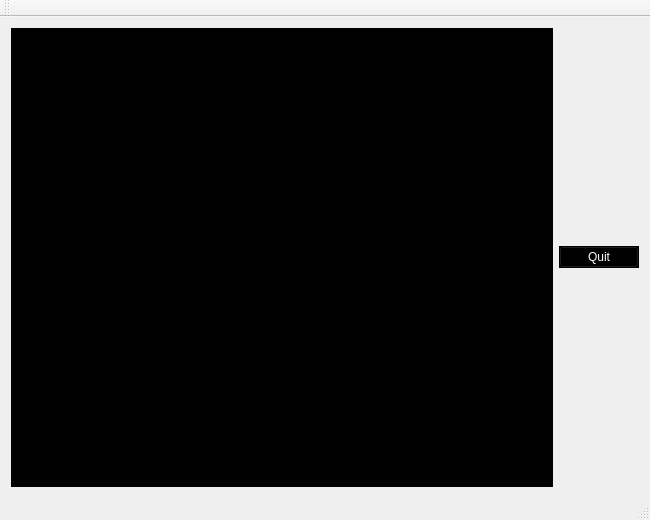
<?xml version="1.0" encoding="UTF-8"?>
<ui version="4.0">
 <class>MainWindow</class>
 <widget class="QMainWindow" name="MainWindow">
  <property name="geometry">
   <rect>
    <x>0</x>
    <y>0</y>
    <width>650</width>
    <height>520</height>
   </rect>
  </property>
  <property name="windowTitle">
   <string>MainWindow</string>
  </property>
  <property name="autoFillBackground">
   <bool>true</bool>
  </property>
  <widget class="QWidget" name="centralWidget">
   <layout class="QHBoxLayout" name="horizontalLayout">
    <item>
     <widget class="MyPanelOpenGL" name="panelGL" native="true">
      <property name="sizePolicy">
       <sizepolicy hsizetype="Expanding" vsizetype="Expanding">
        <horstretch>0</horstretch>
        <verstretch>0</verstretch>
       </sizepolicy>
      </property>
      <property name="palette">
       <palette>
        <active>
         <colorrole role="WindowText">
          <brush brushstyle="SolidPattern">
           <color alpha="255">
            <red>255</red>
            <green>255</green>
            <blue>255</blue>
           </color>
          </brush>
         </colorrole>
         <colorrole role="Button">
          <brush brushstyle="SolidPattern">
           <color alpha="255">
            <red>0</red>
            <green>0</green>
            <blue>0</blue>
           </color>
          </brush>
         </colorrole>
         <colorrole role="Light">
          <brush brushstyle="SolidPattern">
           <color alpha="255">
            <red>0</red>
            <green>0</green>
            <blue>0</blue>
           </color>
          </brush>
         </colorrole>
         <colorrole role="Midlight">
          <brush brushstyle="SolidPattern">
           <color alpha="255">
            <red>0</red>
            <green>0</green>
            <blue>0</blue>
           </color>
          </brush>
         </colorrole>
         <colorrole role="Dark">
          <brush brushstyle="SolidPattern">
           <color alpha="255">
            <red>0</red>
            <green>0</green>
            <blue>0</blue>
           </color>
          </brush>
         </colorrole>
         <colorrole role="Mid">
          <brush brushstyle="SolidPattern">
           <color alpha="255">
            <red>0</red>
            <green>0</green>
            <blue>0</blue>
           </color>
          </brush>
         </colorrole>
         <colorrole role="Text">
          <brush brushstyle="SolidPattern">
           <color alpha="255">
            <red>255</red>
            <green>255</green>
            <blue>255</blue>
           </color>
          </brush>
         </colorrole>
         <colorrole role="BrightText">
          <brush brushstyle="SolidPattern">
           <color alpha="255">
            <red>255</red>
            <green>255</green>
            <blue>255</blue>
           </color>
          </brush>
         </colorrole>
         <colorrole role="ButtonText">
          <brush brushstyle="SolidPattern">
           <color alpha="255">
            <red>255</red>
            <green>255</green>
            <blue>255</blue>
           </color>
          </brush>
         </colorrole>
         <colorrole role="Base">
          <brush brushstyle="SolidPattern">
           <color alpha="255">
            <red>0</red>
            <green>0</green>
            <blue>0</blue>
           </color>
          </brush>
         </colorrole>
         <colorrole role="Window">
          <brush brushstyle="SolidPattern">
           <color alpha="255">
            <red>0</red>
            <green>0</green>
            <blue>0</blue>
           </color>
          </brush>
         </colorrole>
         <colorrole role="Shadow">
          <brush brushstyle="SolidPattern">
           <color alpha="255">
            <red>0</red>
            <green>0</green>
            <blue>0</blue>
           </color>
          </brush>
         </colorrole>
         <colorrole role="AlternateBase">
          <brush brushstyle="SolidPattern">
           <color alpha="255">
            <red>0</red>
            <green>0</green>
            <blue>0</blue>
           </color>
          </brush>
         </colorrole>
         <colorrole role="ToolTipBase">
          <brush brushstyle="SolidPattern">
           <color alpha="255">
            <red>255</red>
            <green>255</green>
            <blue>220</blue>
           </color>
          </brush>
         </colorrole>
         <colorrole role="ToolTipText">
          <brush brushstyle="SolidPattern">
           <color alpha="255">
            <red>0</red>
            <green>0</green>
            <blue>0</blue>
           </color>
          </brush>
         </colorrole>
        </active>
        <inactive>
         <colorrole role="WindowText">
          <brush brushstyle="SolidPattern">
           <color alpha="255">
            <red>255</red>
            <green>255</green>
            <blue>255</blue>
           </color>
          </brush>
         </colorrole>
         <colorrole role="Button">
          <brush brushstyle="SolidPattern">
           <color alpha="255">
            <red>0</red>
            <green>0</green>
            <blue>0</blue>
           </color>
          </brush>
         </colorrole>
         <colorrole role="Light">
          <brush brushstyle="SolidPattern">
           <color alpha="255">
            <red>0</red>
            <green>0</green>
            <blue>0</blue>
           </color>
          </brush>
         </colorrole>
         <colorrole role="Midlight">
          <brush brushstyle="SolidPattern">
           <color alpha="255">
            <red>0</red>
            <green>0</green>
            <blue>0</blue>
           </color>
          </brush>
         </colorrole>
         <colorrole role="Dark">
          <brush brushstyle="SolidPattern">
           <color alpha="255">
            <red>0</red>
            <green>0</green>
            <blue>0</blue>
           </color>
          </brush>
         </colorrole>
         <colorrole role="Mid">
          <brush brushstyle="SolidPattern">
           <color alpha="255">
            <red>0</red>
            <green>0</green>
            <blue>0</blue>
           </color>
          </brush>
         </colorrole>
         <colorrole role="Text">
          <brush brushstyle="SolidPattern">
           <color alpha="255">
            <red>255</red>
            <green>255</green>
            <blue>255</blue>
           </color>
          </brush>
         </colorrole>
         <colorrole role="BrightText">
          <brush brushstyle="SolidPattern">
           <color alpha="255">
            <red>255</red>
            <green>255</green>
            <blue>255</blue>
           </color>
          </brush>
         </colorrole>
         <colorrole role="ButtonText">
          <brush brushstyle="SolidPattern">
           <color alpha="255">
            <red>255</red>
            <green>255</green>
            <blue>255</blue>
           </color>
          </brush>
         </colorrole>
         <colorrole role="Base">
          <brush brushstyle="SolidPattern">
           <color alpha="255">
            <red>0</red>
            <green>0</green>
            <blue>0</blue>
           </color>
          </brush>
         </colorrole>
         <colorrole role="Window">
          <brush brushstyle="SolidPattern">
           <color alpha="255">
            <red>0</red>
            <green>0</green>
            <blue>0</blue>
           </color>
          </brush>
         </colorrole>
         <colorrole role="Shadow">
          <brush brushstyle="SolidPattern">
           <color alpha="255">
            <red>0</red>
            <green>0</green>
            <blue>0</blue>
           </color>
          </brush>
         </colorrole>
         <colorrole role="AlternateBase">
          <brush brushstyle="SolidPattern">
           <color alpha="255">
            <red>0</red>
            <green>0</green>
            <blue>0</blue>
           </color>
          </brush>
         </colorrole>
         <colorrole role="ToolTipBase">
          <brush brushstyle="SolidPattern">
           <color alpha="255">
            <red>255</red>
            <green>255</green>
            <blue>220</blue>
           </color>
          </brush>
         </colorrole>
         <colorrole role="ToolTipText">
          <brush brushstyle="SolidPattern">
           <color alpha="255">
            <red>0</red>
            <green>0</green>
            <blue>0</blue>
           </color>
          </brush>
         </colorrole>
        </inactive>
        <disabled>
         <colorrole role="WindowText">
          <brush brushstyle="SolidPattern">
           <color alpha="255">
            <red>0</red>
            <green>0</green>
            <blue>0</blue>
           </color>
          </brush>
         </colorrole>
         <colorrole role="Button">
          <brush brushstyle="SolidPattern">
           <color alpha="255">
            <red>0</red>
            <green>0</green>
            <blue>0</blue>
           </color>
          </brush>
         </colorrole>
         <colorrole role="Light">
          <brush brushstyle="SolidPattern">
           <color alpha="255">
            <red>0</red>
            <green>0</green>
            <blue>0</blue>
           </color>
          </brush>
         </colorrole>
         <colorrole role="Midlight">
          <brush brushstyle="SolidPattern">
           <color alpha="255">
            <red>0</red>
            <green>0</green>
            <blue>0</blue>
           </color>
          </brush>
         </colorrole>
         <colorrole role="Dark">
          <brush brushstyle="SolidPattern">
           <color alpha="255">
            <red>0</red>
            <green>0</green>
            <blue>0</blue>
           </color>
          </brush>
         </colorrole>
         <colorrole role="Mid">
          <brush brushstyle="SolidPattern">
           <color alpha="255">
            <red>0</red>
            <green>0</green>
            <blue>0</blue>
           </color>
          </brush>
         </colorrole>
         <colorrole role="Text">
          <brush brushstyle="SolidPattern">
           <color alpha="255">
            <red>0</red>
            <green>0</green>
            <blue>0</blue>
           </color>
          </brush>
         </colorrole>
         <colorrole role="BrightText">
          <brush brushstyle="SolidPattern">
           <color alpha="255">
            <red>255</red>
            <green>255</green>
            <blue>255</blue>
           </color>
          </brush>
         </colorrole>
         <colorrole role="ButtonText">
          <brush brushstyle="SolidPattern">
           <color alpha="255">
            <red>0</red>
            <green>0</green>
            <blue>0</blue>
           </color>
          </brush>
         </colorrole>
         <colorrole role="Base">
          <brush brushstyle="SolidPattern">
           <color alpha="255">
            <red>0</red>
            <green>0</green>
            <blue>0</blue>
           </color>
          </brush>
         </colorrole>
         <colorrole role="Window">
          <brush brushstyle="SolidPattern">
           <color alpha="255">
            <red>0</red>
            <green>0</green>
            <blue>0</blue>
           </color>
          </brush>
         </colorrole>
         <colorrole role="Shadow">
          <brush brushstyle="SolidPattern">
           <color alpha="255">
            <red>0</red>
            <green>0</green>
            <blue>0</blue>
           </color>
          </brush>
         </colorrole>
         <colorrole role="AlternateBase">
          <brush brushstyle="SolidPattern">
           <color alpha="255">
            <red>0</red>
            <green>0</green>
            <blue>0</blue>
           </color>
          </brush>
         </colorrole>
         <colorrole role="ToolTipBase">
          <brush brushstyle="SolidPattern">
           <color alpha="255">
            <red>255</red>
            <green>255</green>
            <blue>220</blue>
           </color>
          </brush>
         </colorrole>
         <colorrole role="ToolTipText">
          <brush brushstyle="SolidPattern">
           <color alpha="255">
            <red>0</red>
            <green>0</green>
            <blue>0</blue>
           </color>
          </brush>
         </colorrole>
        </disabled>
       </palette>
      </property>
      <property name="autoFillBackground">
       <bool>true</bool>
      </property>
     </widget>
    </item>
    <item>
     <widget class="QPushButton" name="pushButton">
      <property name="palette">
       <palette>
        <active>
         <colorrole role="WindowText">
          <brush brushstyle="SolidPattern">
           <color alpha="255">
            <red>255</red>
            <green>255</green>
            <blue>255</blue>
           </color>
          </brush>
         </colorrole>
         <colorrole role="Button">
          <brush brushstyle="SolidPattern">
           <color alpha="255">
            <red>0</red>
            <green>0</green>
            <blue>0</blue>
           </color>
          </brush>
         </colorrole>
         <colorrole role="Light">
          <brush brushstyle="SolidPattern">
           <color alpha="255">
            <red>0</red>
            <green>0</green>
            <blue>0</blue>
           </color>
          </brush>
         </colorrole>
         <colorrole role="Midlight">
          <brush brushstyle="SolidPattern">
           <color alpha="255">
            <red>0</red>
            <green>0</green>
            <blue>0</blue>
           </color>
          </brush>
         </colorrole>
         <colorrole role="Dark">
          <brush brushstyle="SolidPattern">
           <color alpha="255">
            <red>0</red>
            <green>0</green>
            <blue>0</blue>
           </color>
          </brush>
         </colorrole>
         <colorrole role="Mid">
          <brush brushstyle="SolidPattern">
           <color alpha="255">
            <red>0</red>
            <green>0</green>
            <blue>0</blue>
           </color>
          </brush>
         </colorrole>
         <colorrole role="Text">
          <brush brushstyle="SolidPattern">
           <color alpha="255">
            <red>255</red>
            <green>255</green>
            <blue>255</blue>
           </color>
          </brush>
         </colorrole>
         <colorrole role="BrightText">
          <brush brushstyle="SolidPattern">
           <color alpha="255">
            <red>255</red>
            <green>255</green>
            <blue>255</blue>
           </color>
          </brush>
         </colorrole>
         <colorrole role="ButtonText">
          <brush brushstyle="SolidPattern">
           <color alpha="255">
            <red>255</red>
            <green>255</green>
            <blue>255</blue>
           </color>
          </brush>
         </colorrole>
         <colorrole role="Base">
          <brush brushstyle="SolidPattern">
           <color alpha="255">
            <red>0</red>
            <green>0</green>
            <blue>0</blue>
           </color>
          </brush>
         </colorrole>
         <colorrole role="Window">
          <brush brushstyle="SolidPattern">
           <color alpha="255">
            <red>0</red>
            <green>0</green>
            <blue>0</blue>
           </color>
          </brush>
         </colorrole>
         <colorrole role="Shadow">
          <brush brushstyle="SolidPattern">
           <color alpha="255">
            <red>0</red>
            <green>0</green>
            <blue>0</blue>
           </color>
          </brush>
         </colorrole>
         <colorrole role="AlternateBase">
          <brush brushstyle="SolidPattern">
           <color alpha="255">
            <red>0</red>
            <green>0</green>
            <blue>0</blue>
           </color>
          </brush>
         </colorrole>
         <colorrole role="ToolTipBase">
          <brush brushstyle="SolidPattern">
           <color alpha="255">
            <red>255</red>
            <green>255</green>
            <blue>220</blue>
           </color>
          </brush>
         </colorrole>
         <colorrole role="ToolTipText">
          <brush brushstyle="SolidPattern">
           <color alpha="255">
            <red>0</red>
            <green>0</green>
            <blue>0</blue>
           </color>
          </brush>
         </colorrole>
        </active>
        <inactive>
         <colorrole role="WindowText">
          <brush brushstyle="SolidPattern">
           <color alpha="255">
            <red>255</red>
            <green>255</green>
            <blue>255</blue>
           </color>
          </brush>
         </colorrole>
         <colorrole role="Button">
          <brush brushstyle="SolidPattern">
           <color alpha="255">
            <red>0</red>
            <green>0</green>
            <blue>0</blue>
           </color>
          </brush>
         </colorrole>
         <colorrole role="Light">
          <brush brushstyle="SolidPattern">
           <color alpha="255">
            <red>0</red>
            <green>0</green>
            <blue>0</blue>
           </color>
          </brush>
         </colorrole>
         <colorrole role="Midlight">
          <brush brushstyle="SolidPattern">
           <color alpha="255">
            <red>0</red>
            <green>0</green>
            <blue>0</blue>
           </color>
          </brush>
         </colorrole>
         <colorrole role="Dark">
          <brush brushstyle="SolidPattern">
           <color alpha="255">
            <red>0</red>
            <green>0</green>
            <blue>0</blue>
           </color>
          </brush>
         </colorrole>
         <colorrole role="Mid">
          <brush brushstyle="SolidPattern">
           <color alpha="255">
            <red>0</red>
            <green>0</green>
            <blue>0</blue>
           </color>
          </brush>
         </colorrole>
         <colorrole role="Text">
          <brush brushstyle="SolidPattern">
           <color alpha="255">
            <red>255</red>
            <green>255</green>
            <blue>255</blue>
           </color>
          </brush>
         </colorrole>
         <colorrole role="BrightText">
          <brush brushstyle="SolidPattern">
           <color alpha="255">
            <red>255</red>
            <green>255</green>
            <blue>255</blue>
           </color>
          </brush>
         </colorrole>
         <colorrole role="ButtonText">
          <brush brushstyle="SolidPattern">
           <color alpha="255">
            <red>255</red>
            <green>255</green>
            <blue>255</blue>
           </color>
          </brush>
         </colorrole>
         <colorrole role="Base">
          <brush brushstyle="SolidPattern">
           <color alpha="255">
            <red>0</red>
            <green>0</green>
            <blue>0</blue>
           </color>
          </brush>
         </colorrole>
         <colorrole role="Window">
          <brush brushstyle="SolidPattern">
           <color alpha="255">
            <red>0</red>
            <green>0</green>
            <blue>0</blue>
           </color>
          </brush>
         </colorrole>
         <colorrole role="Shadow">
          <brush brushstyle="SolidPattern">
           <color alpha="255">
            <red>0</red>
            <green>0</green>
            <blue>0</blue>
           </color>
          </brush>
         </colorrole>
         <colorrole role="AlternateBase">
          <brush brushstyle="SolidPattern">
           <color alpha="255">
            <red>0</red>
            <green>0</green>
            <blue>0</blue>
           </color>
          </brush>
         </colorrole>
         <colorrole role="ToolTipBase">
          <brush brushstyle="SolidPattern">
           <color alpha="255">
            <red>255</red>
            <green>255</green>
            <blue>220</blue>
           </color>
          </brush>
         </colorrole>
         <colorrole role="ToolTipText">
          <brush brushstyle="SolidPattern">
           <color alpha="255">
            <red>0</red>
            <green>0</green>
            <blue>0</blue>
           </color>
          </brush>
         </colorrole>
        </inactive>
        <disabled>
         <colorrole role="WindowText">
          <brush brushstyle="SolidPattern">
           <color alpha="255">
            <red>0</red>
            <green>0</green>
            <blue>0</blue>
           </color>
          </brush>
         </colorrole>
         <colorrole role="Button">
          <brush brushstyle="SolidPattern">
           <color alpha="255">
            <red>0</red>
            <green>0</green>
            <blue>0</blue>
           </color>
          </brush>
         </colorrole>
         <colorrole role="Light">
          <brush brushstyle="SolidPattern">
           <color alpha="255">
            <red>0</red>
            <green>0</green>
            <blue>0</blue>
           </color>
          </brush>
         </colorrole>
         <colorrole role="Midlight">
          <brush brushstyle="SolidPattern">
           <color alpha="255">
            <red>0</red>
            <green>0</green>
            <blue>0</blue>
           </color>
          </brush>
         </colorrole>
         <colorrole role="Dark">
          <brush brushstyle="SolidPattern">
           <color alpha="255">
            <red>0</red>
            <green>0</green>
            <blue>0</blue>
           </color>
          </brush>
         </colorrole>
         <colorrole role="Mid">
          <brush brushstyle="SolidPattern">
           <color alpha="255">
            <red>0</red>
            <green>0</green>
            <blue>0</blue>
           </color>
          </brush>
         </colorrole>
         <colorrole role="Text">
          <brush brushstyle="SolidPattern">
           <color alpha="255">
            <red>0</red>
            <green>0</green>
            <blue>0</blue>
           </color>
          </brush>
         </colorrole>
         <colorrole role="BrightText">
          <brush brushstyle="SolidPattern">
           <color alpha="255">
            <red>255</red>
            <green>255</green>
            <blue>255</blue>
           </color>
          </brush>
         </colorrole>
         <colorrole role="ButtonText">
          <brush brushstyle="SolidPattern">
           <color alpha="255">
            <red>0</red>
            <green>0</green>
            <blue>0</blue>
           </color>
          </brush>
         </colorrole>
         <colorrole role="Base">
          <brush brushstyle="SolidPattern">
           <color alpha="255">
            <red>0</red>
            <green>0</green>
            <blue>0</blue>
           </color>
          </brush>
         </colorrole>
         <colorrole role="Window">
          <brush brushstyle="SolidPattern">
           <color alpha="255">
            <red>0</red>
            <green>0</green>
            <blue>0</blue>
           </color>
          </brush>
         </colorrole>
         <colorrole role="Shadow">
          <brush brushstyle="SolidPattern">
           <color alpha="255">
            <red>0</red>
            <green>0</green>
            <blue>0</blue>
           </color>
          </brush>
         </colorrole>
         <colorrole role="AlternateBase">
          <brush brushstyle="SolidPattern">
           <color alpha="255">
            <red>0</red>
            <green>0</green>
            <blue>0</blue>
           </color>
          </brush>
         </colorrole>
         <colorrole role="ToolTipBase">
          <brush brushstyle="SolidPattern">
           <color alpha="255">
            <red>255</red>
            <green>255</green>
            <blue>220</blue>
           </color>
          </brush>
         </colorrole>
         <colorrole role="ToolTipText">
          <brush brushstyle="SolidPattern">
           <color alpha="255">
            <red>0</red>
            <green>0</green>
            <blue>0</blue>
           </color>
          </brush>
         </colorrole>
        </disabled>
       </palette>
      </property>
      <property name="autoFillBackground">
       <bool>true</bool>
      </property>
      <property name="text">
       <string>Quit</string>
      </property>
     </widget>
    </item>
   </layout>
  </widget>
  <widget class="QMenuBar" name="menuBar">
   <property name="geometry">
    <rect>
     <x>0</x>
     <y>0</y>
     <width>650</width>
     <height>20</height>
    </rect>
   </property>
  </widget>
  <widget class="QToolBar" name="mainToolBar">
   <attribute name="toolBarArea">
    <enum>TopToolBarArea</enum>
   </attribute>
   <attribute name="toolBarBreak">
    <bool>false</bool>
   </attribute>
  </widget>
  <widget class="QStatusBar" name="statusBar"/>
 </widget>
 <layoutdefault spacing="6" margin="11"/>
 <customwidgets>
  <customwidget>
   <class>MyPanelOpenGL</class>
   <extends>QWidget</extends>
   <header>mypanelopengl.h</header>
   <container>1</container>
   <slots>
    <slot>changeSides(int)</slot>
    <slot>changeRadius(double)</slot>
   </slots>
  </customwidget>
 </customwidgets>
 <resources/>
 <connections>
  <connection>
   <sender>pushButton</sender>
   <signal>clicked()</signal>
   <receiver>MainWindow</receiver>
   <slot>close()</slot>
   <hints>
    <hint type="sourcelabel">
     <x>555</x>
     <y>464</y>
    </hint>
    <hint type="destinationlabel">
     <x>576</x>
     <y>252</y>
    </hint>
   </hints>
  </connection>
 </connections>
</ui>
